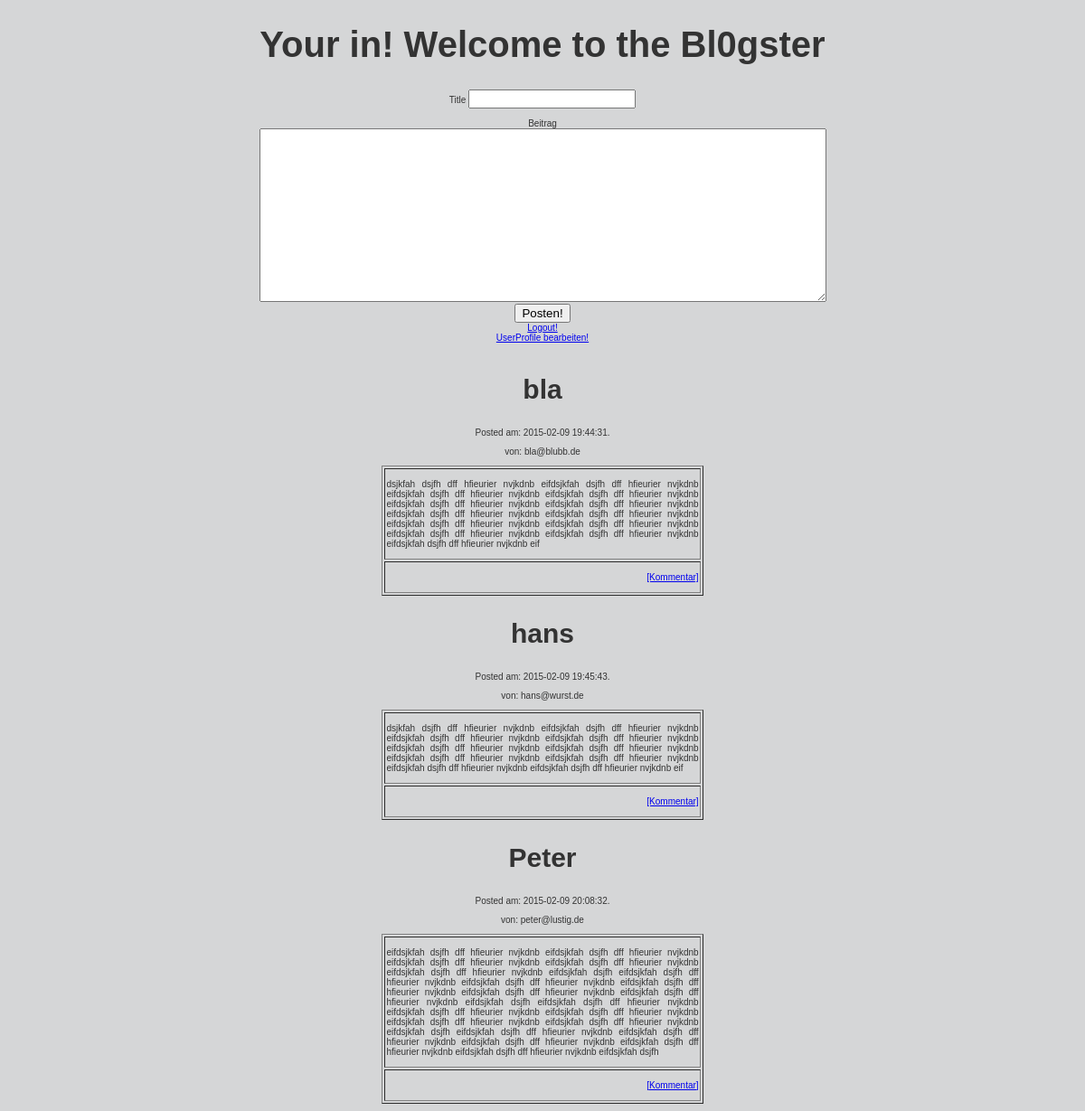
Page /blog.php (signed in) on the committed database.
### tables this page shows
CREATE TABLE `eintrag` (
  `ideintrag` int(11) NOT NULL AUTO_INCREMENT,
  `titel` varchar(45) NOT NULL,
  `eintrag` text NOT NULL,
  `eintragdatum` datetime NOT NULL,
  `user_idUser` int(11) DEFAULT NULL,
  PRIMARY KEY (`ideintrag`),
  KEY `fk_eintrag_user1_idx` (`user_idUser`),
  CONSTRAINT `fk_eintrag_user1` FOREIGN KEY (`user_idUser`) REFERENCES `user` (`idUser`) ON DELETE NO ACTION ON UPDATE NO ACTION
);

CREATE TABLE `user` (
  `idUser` int(11) NOT NULL AUTO_INCREMENT,
  `geburtsdatum` date NOT NULL,
  `email` varchar(40) NOT NULL,
  `passwort` varchar(128) DEFAULT NULL,
  PRIMARY KEY (`idUser`)
);

### blog.php (the view, shortened to what this page needs)
<!DOCTYPE html>
<?php
if ($_SESSION["loginOK"] != true) {
    header("Location: index.php");
} else {
    ?>
    <!DOCTYPE html>
    <html>
        <head>
            <link rel="stylesheet" type="text/css" href="design.css">
        </head>
        <body>
            <h1>Your in! Welcome to the Bl0gster</h1>
            <form action="./jobs/eintrag_posten.php" method="POST">
                Title <input type="text" size="20" value="" name="titel"><br><br>
                Beitrag<br> <textarea name="eintrag" cols="50" rows="10" value="" style="width: 621px; height: 186px;;"></textarea> <br>
                <input type="submit" value="Posten!">
            </form>
            <a href="./jobs/logout.php">Logout!</a><br>
            <a href="userprofile.php">UserProfile bearbeiten!</a>
            <?php
            include_once "db/dbcon.php";
            $sql = "SELECT eintrag.titel,eintrag.eintrag,eintrag.eintragdatum,user.email FROM eintrag JOIN user ON eintrag.user_idUser = user.idUser";
            $abfrage = mysqli_query($con, $sql);
            ?>
            <?php
            echo '<br>';
            echo '<br>';
            while ($fetch = mysqli_fetch_assoc($abfrage)) {
                echo '<div style="text-align: justify;">';
                echo '<h2>' . $fetch['titel'] . '</h2>';
                echo '<p align="center">Posted am: ' . $fetch['eintragdatum'] . '.</p>';
                echo '<p align="center">von: ' . $fetch['email'] . '</p>';
                echo '<table border="1" align="center" width=30%>';
                echo '<tr><td valign="top"><p>' . $fetch['eintrag'] . '</p></td></tr>';
                echo '<tr><td align="right"><p>' . '<a href="%kommentar%.php/">[Kommentar]</a>' . '</p></td></tr>';
                echo '</table>';
                echo '</div>';
            }
            ?>
        </body>
    </html>
    <?php
}
?>

### design.css (style rules this page uses)
h1 { font-size: 4em; text-align: center; }
h1, h3 { font-family: 'Trebuchet MS', 'Lucida Grande', Verdana, Arial, Sans-Serif; font-weight: bold; }
h2 { font-family: 'Trebuchet MS', 'Lucida Grande', Verdana, Arial, Sans-Serif; font-size: 3em; text-align: center; }
body { font-size: 62.5%; font-family: 'Lucida Grande', Verdana, Arial, Sans-Serif; background: #d5d6d7 url('images/kubrickbgcolor.jpg'); color: #333; text-align: center; }

### rows in the picture
eintrag: titel "bla", eintragdatum "2015-02-09 19:44:31", user_idUser.email "bla@blubb.de", eintrag "dsjkfah dsjfh dff hfieurier nvjkdnb eifdsjkfah dsjfh dff hfieurier nvjkdnb eifdsjkfah dsjfh dff hfieurier nvjkdnb eifdsjkfah dsjfh dff hfieurier nvjkdnb eifdsjkfah dsjfh dff hfieurier nvjkdnb eifdsjkfah dsjfh dff hfieurier nvjkdnb eifdsjkfah dsjfh dff hfieurier nvjkdnb eifdsjkfah dsjfh dff hfieurier nvjkdnb eifdsjkfah dsjfh dff hfieurier nvjkdnb eifdsjkfah dsjfh dff hfieurier nvjkdnb eifdsjkfah dsjfh dff hfieurier nvjkdnb eifdsjkfah dsjfh dff hfieurier nvjkdnb eifdsjkfah dsjfh dff hfieurier nvjkdnb eif"
eintrag: titel "hans", eintragdatum "2015-02-09 19:45:43", user_idUser.email "hans@wurst.de", eintrag "dsjkfah dsjfh dff hfieurier nvjkdnb eifdsjkfah dsjfh dff hfieurier nvjkdnb eifdsjkfah dsjfh dff hfieurier nvjkdnb eifdsjkfah dsjfh dff hfieurier nvjkdnb eifdsjkfah dsjfh dff hfieurier nvjkdnb eifdsjkfah dsjfh dff hfieurier nvjkdnb eifdsjkfah dsjfh dff hfieurier nvjkdnb eifdsjkfah dsjfh dff hfieurier nvjkdnb eifdsjkfah dsjfh dff hfieurier nvjkdnb eifdsjkfah dsjfh dff hfieurier nvjkdnb eif"
eintrag: titel "Peter", eintragdatum "2015-02-09 20:08:32", user_idUser.email "peter@lustig.de", eintrag "eifdsjkfah dsjfh dff hfieurier nvjkdnb eifdsjkfah dsjfh dff hfieurier nvjkdnb eifdsjkfah dsjfh dff hfieurier nvjkdnb eifdsjkfah dsjfh dff hfieurier nvjkdnb eifdsjkfah dsjfh dff hfieurier nvjkdnb eifdsjkfah dsjfh eifdsjkfah dsjfh dff hfieurier nvjkdnb eifdsjkfah dsjfh dff hfieurier nvjkdnb eifdsjkfah dsjfh dff hfieurier nvjkdnb eifdsjkfah dsjfh dff hfieurier nvjkdnb eifdsjkfah dsjfh dff hfieurier nvjkdnb eifdsjkfah dsjfh eifdsjkfah dsjfh dff hfieurier nvjkdnb eifdsjkfah dsjfh dff hfieurier nvjkdnb eifdsjkfah dsjfh dff hfieurier nvjkdnb eifdsjkfah dsjfh dff hfieurier nvjkdnb eifdsjkfah dsjfh dff hfieurier nvjkdnb eifdsjkfah dsjfh eifdsjkfah dsjfh dff hfieurier nvjkdnb eifdsjkfah dsjfh dff…"
